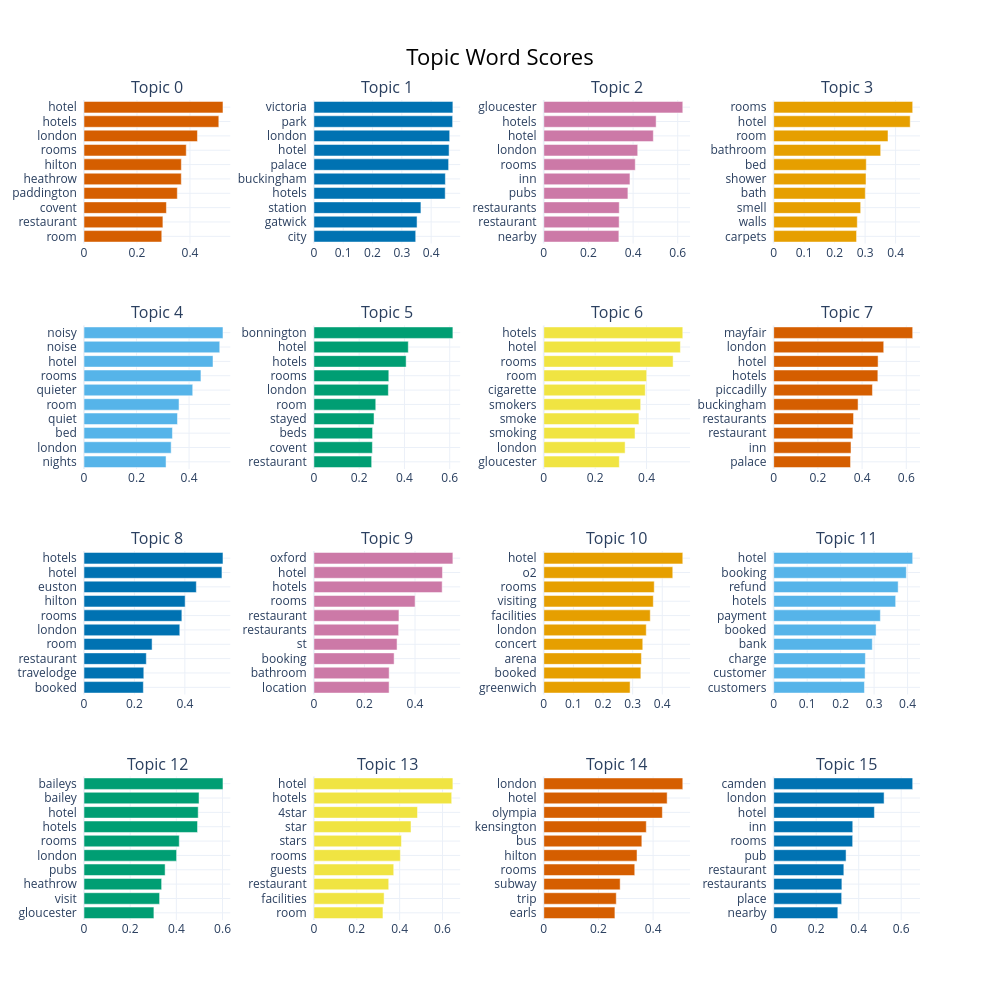

Notebook cell for this chart:
### Code cell
topic_model.visualize_barchart(top_n_topics = 16, n_words = 10)

### Figure 1 — Plotly figure (JSON) as saved in the notebook; plotly's stock layout.template omitted (floating-point values rounded to 4 significant figures)
{"data": [{"marker": {"color": "#D55E00"}, "orientation": "h", "type": "bar", "x": [0.2935, 0.2978, 0.311, 0.3522, 0.3673, 0.3674, 0.3859, 0.4282, 0.5088, 0.5246], "xaxis": "x", "y": ["room  ", "restaurant  ", "covent  ", "paddington  ", "heathrow  ", "hilton  ", "rooms  ", "london  ", "hotels  ", "hotel  "], "yaxis": "y"}, {"marker": {"color": "#0072B2"}, "orientation": "h", "type": "bar", "x": [0.3474, 0.3519, 0.3651, 0.448, 0.4485, 0.4596, 0.4612, 0.4633, 0.4733, 0.4742], "xaxis": "x2", "y": ["city  ", "gatwick  ", "station  ", "hotels  ", "buckingham  ", "palace  ", "hotel  ", "london  ", "park  ", "victoria  "], "yaxis": "y2"}, {"marker": {"color": "#CC79A7"}, "orientation": "h", "type": "bar", "x": [0.3363, 0.3376, 0.338, 0.3768, 0.3861, 0.4097, 0.4207, 0.4907, 0.5033, 0.6227], "xaxis": "x3", "y": ["nearby  ", "restaurant  ", "restaurants  ", "pubs  ", "inn  ", "rooms  ", "london  ", "hotel  ", "hotels  ", "gloucester  "], "yaxis": "y3"}, {"marker": {"color": "#E69F00"}, "orientation": "h", "type": "bar", "x": [0.2719, 0.2743, 0.2854, 0.3006, 0.303, 0.3038, 0.3511, 0.3751, 0.448, 0.4561], "xaxis": "x4", "y": ["carpets  ", "walls  ", "smell  ", "bath  ", "shower  ", "bed  ", "bathroom  ", "room  ", "hotel  ", "rooms  "], "yaxis": "y4"}, {"marker": {"color": "#56B4E9"}, "orientation": "h", "type": "bar", "x": [0.3124, 0.3318, 0.3367, 0.3559, 0.3618, 0.4139, 0.4452, 0.4911, 0.5168, 0.5291], "xaxis": "x5", "y": ["nights  ", "london  ", "bed  ", "quiet  ", "room  ", "quieter  ", "rooms  ", "hotel  ", "noise  ", "noisy  "], "yaxis": "y5"}, {"marker": {"color": "#009E73"}, "orientation": "h", "type": "bar", "x": [0.2552, 0.2584, 0.2592, 0.2657, 0.2733, 0.329, 0.3309, 0.4074, 0.417, 0.614], "xaxis": "x6", "y": ["restaurant  ", "covent  ", "beds  ", "stayed  ", "room  ", "london  ", "rooms  ", "hotels  ", "hotel  ", "bonnington  "], "yaxis": "y6"}, {"marker": {"color": "#F0E442"}, "orientation": "h", "type": "bar", "x": [0.2939, 0.3165, 0.3551, 0.3703, 0.3771, 0.395, 0.4005, 0.5034, 0.5318, 0.541], "xaxis": "x7", "y": ["gloucester  ", "london  ", "smoking  ", "smoke  ", "smokers  ", "cigarette  ", "room  ", "rooms  ", "hotel  ", "hotels  "], "yaxis": "y7"}, {"marker": {"color": "#D55E00"}, "orientation": "h", "type": "bar", "x": [0.3477, 0.3498, 0.3581, 0.3613, 0.3817, 0.4468, 0.4713, 0.4724, 0.4979, 0.6289], "xaxis": "x8", "y": ["palace  ", "inn  ", "restaurant  ", "restaurants  ", "buckingham  ", "piccadilly  ", "hotels  ", "hotel  ", "london  ", "mayfair  "], "yaxis": "y8"}, {"marker": {"color": "#0072B2"}, "orientation": "h", "type": "bar", "x": [0.2354, 0.2371, 0.2471, 0.27, 0.3799, 0.3881, 0.4012, 0.4455, 0.5471, 0.5512], "xaxis": "x9", "y": ["booked  ", "travelodge  ", "restaurant  ", "room  ", "london  ", "rooms  ", "hilton  ", "euston  ", "hotel  ", "hotels  "], "yaxis": "y9"}, {"marker": {"color": "#CC79A7"}, "orientation": "h", "type": "bar", "x": [0.2975, 0.2977, 0.3174, 0.329, 0.3352, 0.3364, 0.4003, 0.5074, 0.5086, 0.5498], "xaxis": "x10", "y": ["location  ", "bathroom  ", "booking  ", "st  ", "restaurants  ", "restaurant  ", "rooms  ", "hotels  ", "hotel  ", "oxford  "], "yaxis": "y10"}, {"marker": {"color": "#E69F00"}, "orientation": "h", "type": "bar", "x": [0.2914, 0.3277, 0.3296, 0.3342, 0.3459, 0.3595, 0.3697, 0.3729, 0.4355, 0.4693], "xaxis": "x11", "y": ["greenwich  ", "booked  ", "arena  ", "concert  ", "london  ", "facilities  ", "visiting  ", "rooms  ", "o2  ", "hotel  "], "yaxis": "y11"}, {"marker": {"color": "#56B4E9"}, "orientation": "h", "type": "bar", "x": [0.2712, 0.273, 0.274, 0.2946, 0.3059, 0.3187, 0.3644, 0.3719, 0.3963, 0.4153], "xaxis": "x12", "y": ["customers  ", "customer  ", "charge  ", "bank  ", "booked  ", "payment  ", "hotels  ", "refund  ", "booking  ", "hotel  "], "yaxis": "y12"}, {"marker": {"color": "#009E73"}, "orientation": "h", "type": "bar", "x": [0.3028, 0.3275, 0.3362, 0.3513, 0.4011, 0.4126, 0.4917, 0.4946, 0.4983, 0.602], "xaxis": "x13", "y": ["gloucester  ", "visit  ", "heathrow  ", "pubs  ", "london  ", "rooms  ", "hotels  ", "hotel  ", "bailey  ", "baileys  "], "yaxis": "y13"}, {"marker": {"color": "#F0E442"}, "orientation": "h", "type": "bar", "x": [0.3221, 0.3275, 0.349, 0.3724, 0.4034, 0.4084, 0.453, 0.4833, 0.6428, 0.6483], "xaxis": "x14", "y": ["room  ", "facilities  ", "restaurant  ", "guests  ", "rooms  ", "stars  ", "star  ", "4star  ", "hotels  ", "hotel  "], "yaxis": "y14"}, {"marker": {"color": "#D55E00"}, "orientation": "h", "type": "bar", "x": [0.2603, 0.2652, 0.2795, 0.3329, 0.3412, 0.3588, 0.3751, 0.4339, 0.4515, 0.5087], "xaxis": "x15", "y": ["earls  ", "trip  ", "subway  ", "rooms  ", "hilton  ", "bus  ", "kensington  ", "olympia  ", "hotel  ", "london  "], "yaxis": "y15"}, {"marker": {"color": "#0072B2"}, "orientation": "h", "type": "bar", "x": [0.3018, 0.3199, 0.3209, 0.3301, 0.3406, 0.3716, 0.3721, 0.4739, 0.5195, 0.6541], "xaxis": "x16", "y": ["nearby  ", "place  ", "restaurants  ", "restaurant  ", "pub  ", "rooms  ", "inn  ", "hotel  ", "london  ", "camden  "], "yaxis": "y16"}], "layout": {"annotations": [{"font": {"size": 16}, "showarrow": false, "text": "Topic 0", "x": 0.0875, "xanchor": "center", "xref": "paper", "y": 1, "yanchor": "bottom", "yref": "paper"}, {"font": {"size": 16}, "showarrow": false, "text": "Topic 1", "x": 0.3625, "xanchor": "center", "xref": "paper", "y": 1, "yanchor": "bottom", "yref": "paper"}, {"font": {"size": 16}, "showarrow": false, "text": "Topic 2", "x": 0.6375, "xanchor": "center", "xref": "paper", "y": 1, "yanchor": "bottom", "yref": "paper"}, {"font": {"size": 16}, "showarrow": false, "text": "Topic 3", "x": 0.9125, "xanchor": "center", "xref": "paper", "y": 1, "yanchor": "bottom", "yref": "paper"}, {"font": {"size": 16}, "showarrow": false, "text": "Topic 4", "x": 0.0875, "xanchor": "center", "xref": "paper", "y": 0.725, "yanchor": "bottom", "yref": "paper"}, {"font": {"size": 16}, "showarrow": false, "text": "Topic 5", "x": 0.3625, "xanchor": "center", "xref": "paper", "y": 0.725, "yanchor": "bottom", "yref": "paper"}, {"font": {"size": 16}, "showarrow": false, "text": "Topic 6", "x": 0.6375, "xanchor": "center", "xref": "paper", "y": 0.725, "yanchor": "bottom", "yref": "paper"}, {"font": {"size": 16}, "showarrow": false, "text": "Topic 7", "x": 0.9125, "xanchor": "center", "xref": "paper", "y": 0.725, "yanchor": "bottom", "yref": "paper"}, {"font": {"size": 16}, "showarrow": false, "text": "Topic 8", "x": 0.0875, "xanchor": "center", "xref": "paper", "y": 0.45, "yanchor": "bottom", "yref": "paper"}, {"font": {"size": 16}, "showarrow": false, "text": "Topic 9", "x": 0.3625, "xanchor": "center", "xref": "paper", "y": 0.45, "yanchor": "bottom", "yref": "paper"}, {"font": {"size": 16}, "showarrow": false, "text": "Topic 10", "x": 0.6375, "xanchor": "center", "xref": "paper", "y": 0.45, "yanchor": "bottom", "yref": "paper"}, {"font": {"size": 16}, "showarrow": false, "text": "Topic 11", "x": 0.9125, "xanchor": "center", "xref": "paper", "y": 0.45, "yanchor": "bottom", "yref": "paper"}, {"font": {"size": 16}, "showarrow": false, "text": "Topic 12", "x": 0.0875, "xanchor": "center", "xref": "paper", "y": 0.175, "yanchor": "bottom", "yref": "paper"}, {"font": {"size": 16}, "showarrow": false, "text": "Topic 13", "x": 0.3625, "xanchor": "center", "xref": "paper", "y": 0.175, "yanchor": "bottom", "yref": "paper"}, {"font": {"size": 16}, "showarrow": false, "text": "Topic 14", "x": 0.6375, "xanchor": "center", "xref": "paper", "y": 0.175, "yanchor": "bottom", "yref": "paper"}, {"font": {"size": 16}, "showarrow": false, "text": "Topic 15", "x": 0.9125, "xanchor": "center", "xref": "paper", "y": 0.175, "yanchor": "bottom", "yref": "paper"}], "height": 1000, "hoverlabel": {"bgcolor": "white", "font": {"family": "Rockwell", "size": 16}}, "showlegend": false, "title": {"font": {"color": "Black", "size": 22}, "text": "Topic Word Scores", "x": 0.5, "xanchor": "center", "yanchor": "top"}, "width": 1000, "xaxis": {"anchor": "y", "domain": [0, 0.175], "showgrid": true}, "xaxis10": {"anchor": "y10", "domain": [0.275, 0.45], "showgrid": true}, "xaxis11": {"anchor": "y11", "domain": [0.55, 0.725], "showgrid": true}, "xaxis12": {"anchor": "y12", "domain": [0.825, 1], "showgrid": true}, "xaxis13": {"anchor": "y13", "domain": [0, 0.175], "showgrid": true}, "xaxis14": {"anchor": "y14", "domain": [0.275, 0.45], "showgrid": true}, "xaxis15": {"anchor": "y15", "domain": [0.55, 0.725], "showgrid": true}, "xaxis16": {"anchor": "y16", "domain": [0.825, 1], "showgrid": true}, "xaxis2": {"anchor": "y2", "domain": [0.275, 0.45], "showgrid": true}, "xaxis3": {"anchor": "y3", "domain": [0.55, 0.725], "showgrid": true}, "xaxis4": {"anchor": "y4", "domain": [0.825, 1], "showgrid": true}, "xaxis5": {"anchor": "y5", "domain": [0, 0.175], "showgrid": true}, "xaxis6": {"anchor": "y6", "domain": [0.275, 0.45], "showgrid": true}, "xaxis7": {"anchor": "y7", "domain": [0.55, 0.725], "showgrid": true}, "xaxis8": {"anchor": "y8", "domain": [0.825, 1], "showgrid": true}, "xaxis9": {"anchor": "y9", "domain": [0, 0.175], "showgrid": true}, "yaxis": {"anchor": "x", "domain": [0.825, 1], "showgrid": true}, "yaxis10": {"anchor": "x10", "domain": [0.275, 0.45], "showgrid": true}, "yaxis11": {"anchor": "x11", "domain": [0.275, 0.45], "showgrid": true}, "yaxis12": {"anchor": "x12", "domain": [0.275, 0.45], "showgrid": true}, "yaxis13": {"anchor": "x13", "domain": [0, 0.175], "showgrid": true}, "yaxis14": {"anchor": "x14", "domain": [0, 0.175], "showgrid": true}, "yaxis15": {"anchor": "x15", "domain": [0, 0.175], "showgrid": true}, "yaxis16": {"anchor": "x16", "domain": [0, 0.175], "showgrid": true}, "yaxis2": {"anchor": "x2", "domain": [0.825, 1], "showgrid": true}, "yaxis3": {"anchor": "x3", "domain": [0.825, 1], "showgrid": true}, "yaxis4": {"anchor": "x4", "domain": [0.825, 1], "showgrid": true}, "yaxis5": {"anchor": "x5", "domain": [0.55, 0.725], "showgrid": true}, "yaxis6": {"anchor": "x6", "domain": [0.55, 0.725], "showgrid": true}, "yaxis7": {"anchor": "x7", "domain": [0.55, 0.725], "showgrid": true}, "yaxis8": {"anchor": "x8", "domain": [0.55, 0.725], "showgrid": true}, "yaxis9": {"anchor": "x9", "domain": [0.275, 0.45], "showgrid": true}}}
